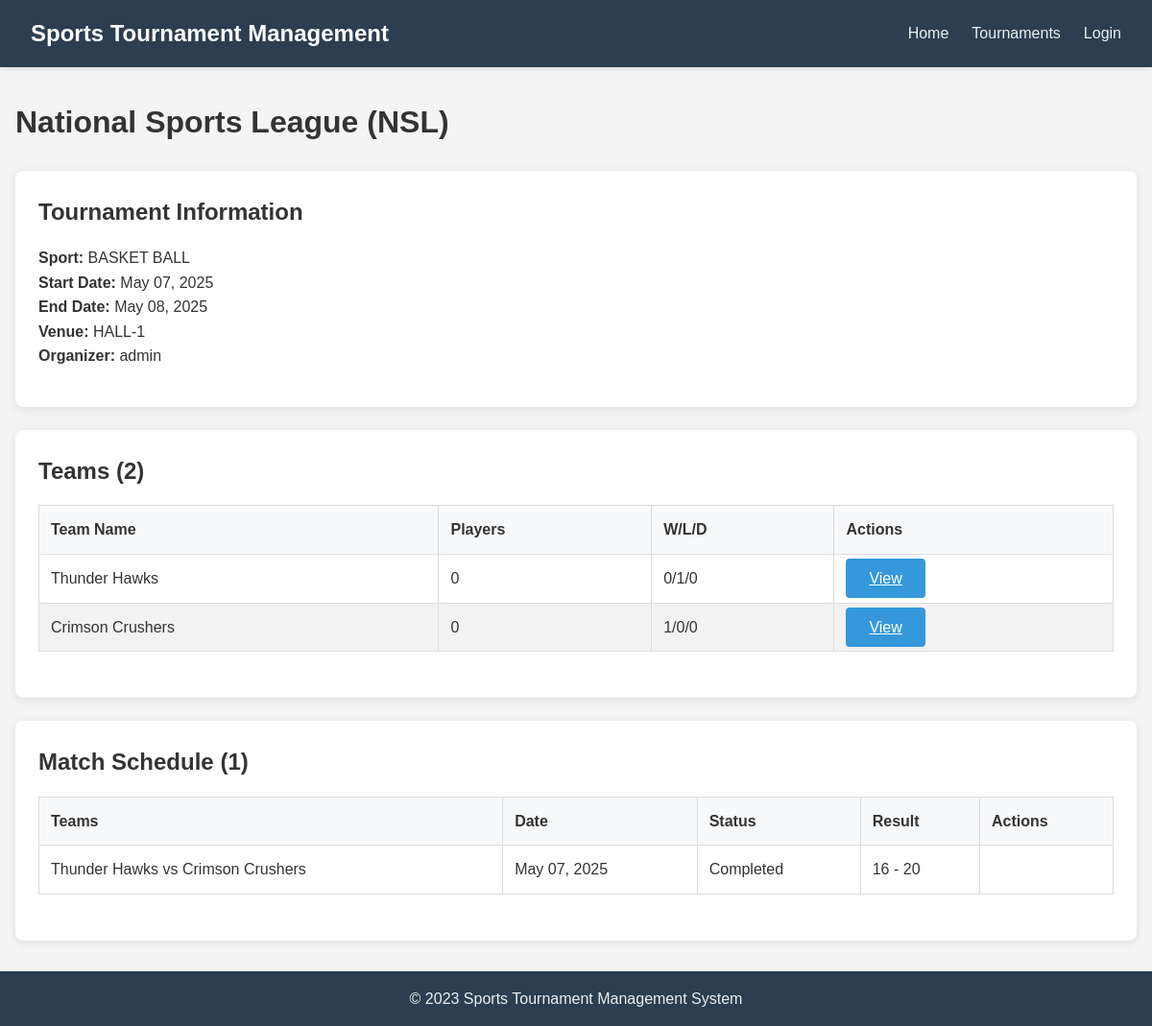
The app's page /tournaments/2 with its own data.
### models.py (models this page shows)
class Tournament(db.Model):
    id = db.Column(db.Integer, primary_key=True)
    name = db.Column(db.String(100), nullable=False)
    sport_type = db.Column(db.String(50), nullable=False)
    start_date = db.Column(db.DateTime, nullable=False)
    end_date = db.Column(db.DateTime, nullable=False)
    created_at = db.Column(db.DateTime, default=datetime.utcnow)
    venue_id = db.Column(db.Integer, db.ForeignKey('venue.id'), nullable=False)
    organizer_id = db.Column(db.Integer, db.ForeignKey('user.id'), nullable=False)
    teams = db.relationship('Team', backref='tournament', lazy=True)
    matches = db.relationship('Match', backref='tournament', lazy=True)

class Venue(db.Model):
    id = db.Column(db.Integer, primary_key=True)
    name = db.Column(db.String(100), nullable=False)
    address = db.Column(db.String(200))
    capacity = db.Column(db.Integer)
    tournaments = db.relationship('Tournament', backref='venue', lazy=True)

class User(db.Model):
    id = db.Column(db.Integer, primary_key=True)
    username = db.Column(db.String(80), unique=True, nullable=False)
    password = db.Column(db.String(200), nullable=False)
    is_admin = db.Column(db.Boolean, default=False)
    tournaments = db.relationship('Tournament', backref='organizer', lazy=True)

class Team(db.Model):
    id = db.Column(db.Integer, primary_key=True)
    name = db.Column(db.String(100), nullable=False)
    tournament_id = db.Column(db.Integer, db.ForeignKey('tournament.id'), nullable=False)
    players = db.relationship('Player', backref='team', lazy=True)
    wins = db.Column(db.Integer, default=0)
    losses = db.Column(db.Integer, default=0)
    draws = db.Column(db.Integer, default=0)

class Match(db.Model):
    id = db.Column(db.Integer, primary_key=True)
    tournament_id = db.Column(db.Integer, db.ForeignKey('tournament.id'), nullable=False)
    team1_id = db.Column(db.Integer, db.ForeignKey('team.id'), nullable=False)
    team2_id = db.Column(db.Integer, db.ForeignKey('team.id'), nullable=False)
    match_date = db.Column(db.DateTime, nullable=False)
    status = db.Column(db.String(20), default='Scheduled')  # Scheduled, In Progress, Completed
    result = db.relationship('MatchResult', backref='match', lazy=True, uselist=False)
    team1 = db.relationship('Team', foreign_keys=[team1_id])
    team2 = db.relationship('Team', foreign_keys=[team2_id])

class MatchResult(db.Model):
    id = db.Column(db.Integer, primary_key=True)
    match_id = db.Column(db.Integer, db.ForeignKey('match.id'), nullable=False)
    team1_score = db.Column(db.Integer, nullable=False)
    team2_score = db.Column(db.Integer, nullable=False)
    recorded_at = db.Column(db.DateTime, default=datetime.utcnow)

### routes.py (the view)
@app.route('/tournaments/<int:id>')
def tournament_details(id):
    tournament = Tournament.query.get_or_404(id)
    teams = Team.query.filter_by(tournament_id=id).all()
    matches = Match.query.filter_by(tournament_id=id).all()
    return render_template('tournaments/details.html', tournament=tournament, teams=teams, matches=matches)

### templates/tournaments/details.html (shortened to what this page needs)
{% extends 'base.html' %}
{% block content %}
<div class="tournament-header">
    <h1>{{ tournament.name }}</h1>
</div>
<div class="tournament-details">
    <div class="card">
        <h2 class="card-title">Tournament Information</h2>
        <div class="card-content">
            <p><strong>Sport:</strong> {{ tournament.sport_type }}</p>
            <p><strong>Start Date:</strong> {{ tournament.start_date.strftime('%B %d, %Y') }}</p>
            <p><strong>End Date:</strong> {{ tournament.end_date.strftime('%B %d, %Y') }}</p>
            <p><strong>Venue:</strong> {{ tournament.venue.name }}</p>
            <p><strong>Organizer:</strong> {{ tournament.organizer.username }}</p>
        </div>
    </div>
    <div class="card">
        <h2 class="card-title">Teams ({{ teams|length }})</h2>
        {% if teams %}
        <table class="table">
            <thead>
                <tr>
                    <th>Team Name</th>
                    <th>Players</th>
                    <th>W/L/D</th>
                    <th>Actions</th>
                </tr>
            </thead>
            <tbody>
                {% for team in teams %}
                <tr>
                    <td>{{ team.name }}</td>
                    <td>{{ team.players|length }}</td>
                    <td>{{ team.wins }}/{{ team.losses }}/{{ team.draws }}</td>
                    <td>
                        <a href="{{ url_for('team_details', id=team.id) }}" class="btn btn-small">View</a>
                    </td>
                </tr>
                {% endfor %}
            </tbody>
        </table>
        {% else %}
        <p>No teams have been registered for this tournament yet.</p>
        {% endif %}
    </div>
    <div class="card">
        <h2 class="card-title">Match Schedule ({{ matches|length }})</h2>
        {% if matches %}
        <table class="table">
            <thead>
                <tr>
                    <th>Teams</th>
                    <th>Date</th>
                    <th>Status</th>
                    <th>Result</th>
                    <th>Actions</th>
                </tr>
            </thead>
            <tbody>
                {% for match in matches %}
                <tr>
                    <td>{{ match.team1.name }} vs {{ match.team2.name }}</td>
                    <td>{{ match.match_date.strftime('%B %d, %Y') }}</td>
                    <td>{{ match.status }}</td>
                    <td>
                        {% if match.result %}
                            {{ match.result.team1_score }} - {{ match.result.team2_score }}
                        {% else %}
                            -
                        {% endif %}
                    </td>
                    <td>
                    </td>
                </tr>
                {% endfor %}
            </tbody>
        </table>
        {% else %}
        <p>No matches have been scheduled for this tournament yet.</p>
        {% endif %}
    </div>
</div>
{% endblock %}

### static/css/style.css (style rules this page uses)
* { margin: 0; padding: 0; box-sizing: border-box; font-family: 'Arial', sans-serif; }
body { background-color: #f4f4f4; color: #333; line-height: 1.6; }
.btn { padding: 0.75rem 1.5rem; background-color: #3498db; border: none; border-radius: 4px; color: #fff; cursor: pointer; font-size: 1rem; transition: background-color 0.3s ease; }
.card { background-color: #fff; border-radius: 8px; box-shadow: 0 2px 10px rgba(0,0,0,0.1); padding: 1.5rem; margin-bottom: 1.5rem; }
.card-title { margin-bottom: 1rem; font-size: 1.5rem; }
.card-content { margin-bottom: 1rem; }
.table { width: 100%; border-collapse: collapse; margin-bottom: 1.5rem; }
.table th, .table td { padding: 0.75rem; border: 1px solid #ddd; text-align: left; }
.table th { background-color: #f8f9fa; font-weight: bold; }
.table tr:nth-child(even) { background-color: #f2f2f2; }
.tournament-header, .team-header { display: flex; justify-content: space-between; align-items: center; margin-bottom: 1.5rem; }

### records on screen
Tournament: name "National Sports League (NSL)", sport_type "BASKET BALL", start_date "May 07, 2025", end_date "May 08, 2025"
Venue: venue.name "HALL-1"
User: organizer.username "admin"
Team: name "Thunder Hawks", players|length "0", wins "0", losses "1", draws "0"
Team: name "Crimson Crushers", players|length "0", wins "1", losses "0", draws "0"
Match: team1.name "Thunder Hawks", team2.name "Crimson Crushers", match_date "May 07, 2025", status "Completed", result.team1_score "16", result.team2_score "20"

### other values on screen
{{ teams|length }} "2"
{{ matches|length }} "1"
